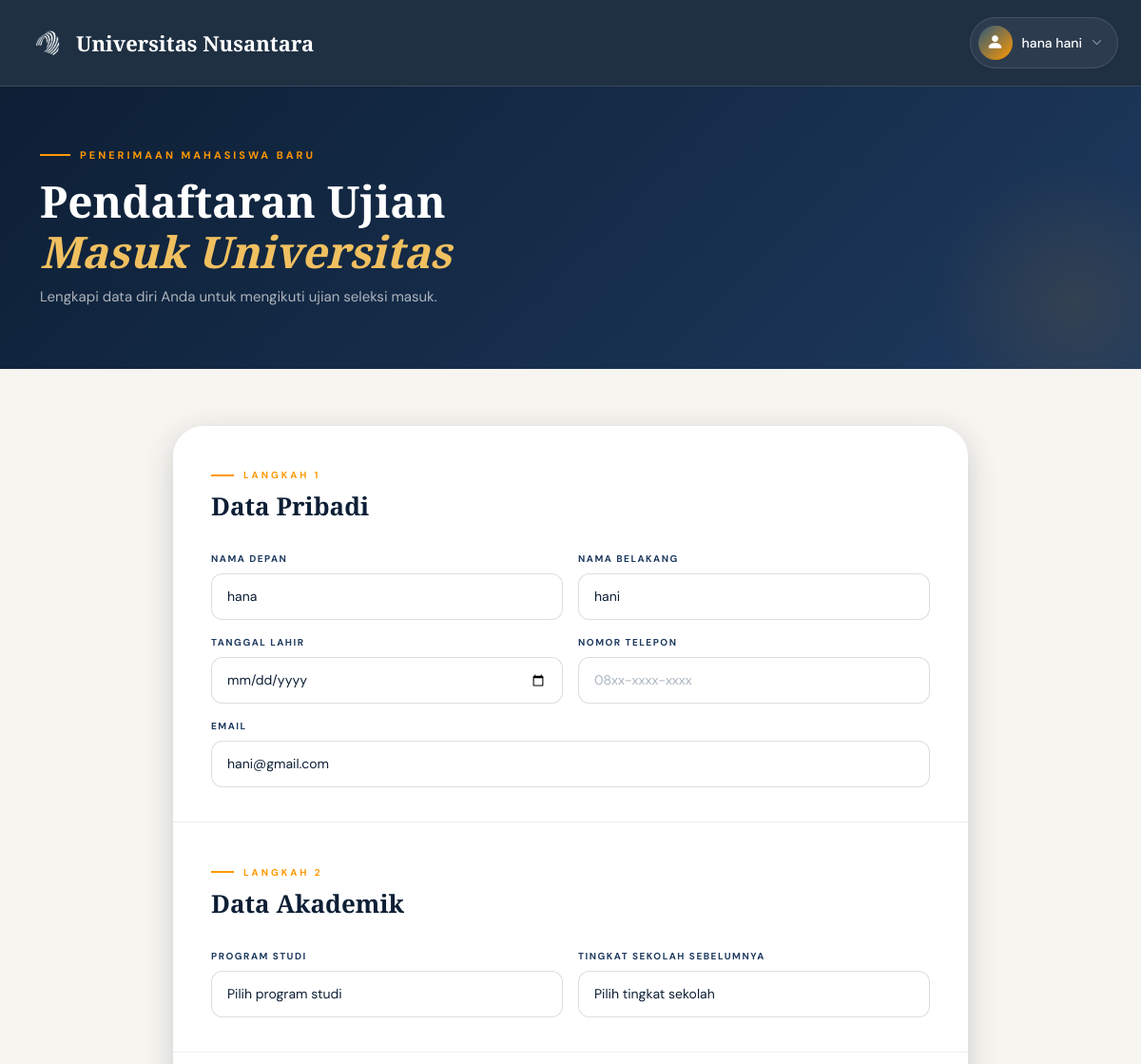
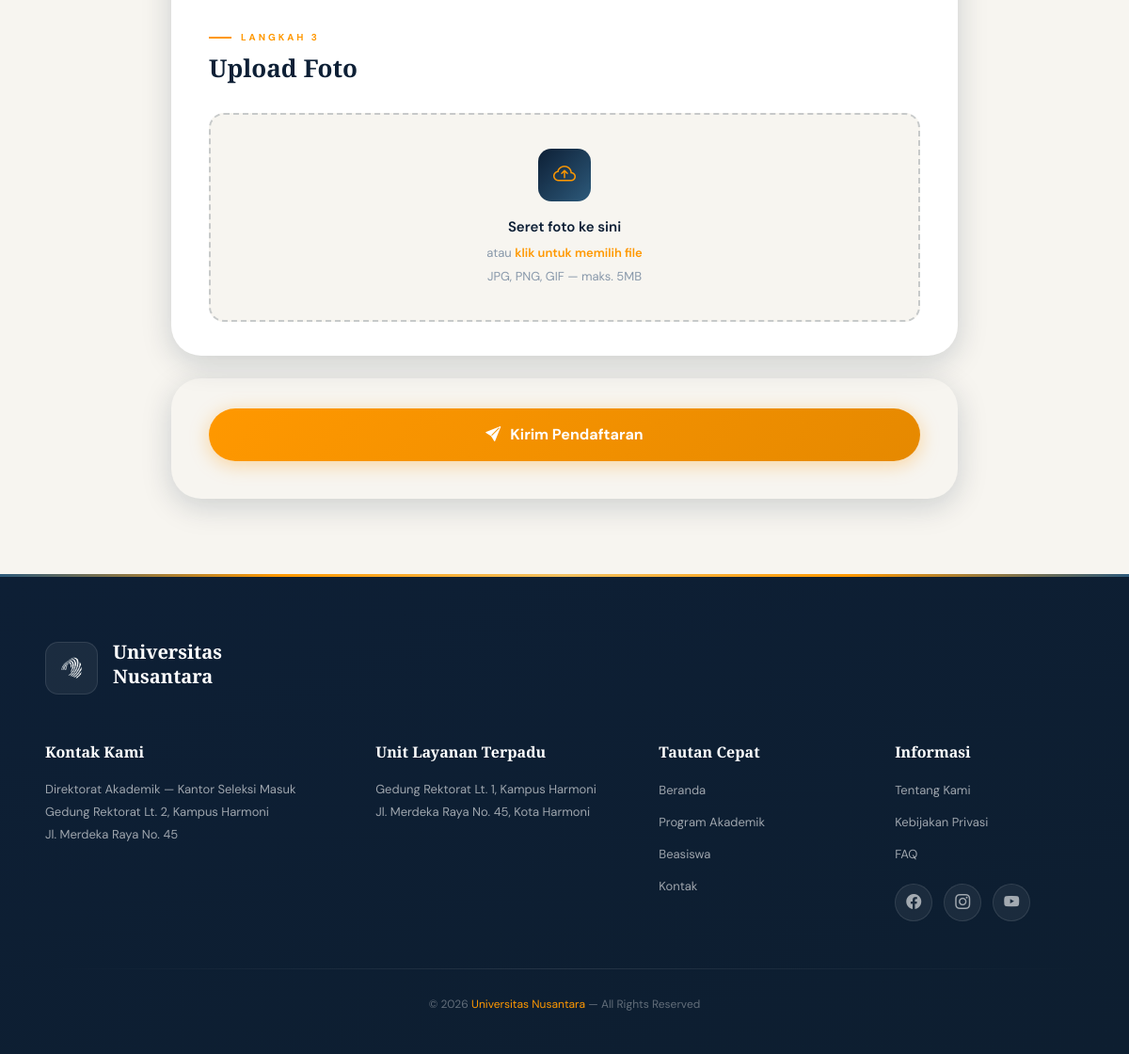
Screenshot of /pendaftaran.php (signed in) with the database file from the repository (2 pictures, top to bottom).
### tables this page shows
CREATE TABLE `users` (
  `id` int(11) NOT NULL,
  `first_name` varchar(100) NOT NULL,
  `last_name` varchar(100) NOT NULL,
  `email` varchar(150) NOT NULL,
  `password` varchar(255) NOT NULL,
  `photo` varchar(255) DEFAULT NULL,
  `about` longtext DEFAULT NULL,
  `created_at` timestamp NOT NULL DEFAULT current_timestamp()
);

### pendaftaran.php (the view, shortened to what this page needs)
<?php
include "koneksi.php";
$is_logged_in = isset($_SESSION['user_id']) || isset($_SESSION['student_id']);
$user_id = $_SESSION['user_id'] ?? null;
$student_id = $_SESSION['student_id'] ?? null;
$can_register = true;
$user_data = ['first_name' => '', 'last_name' => '', 'email' => '', 'photo' => ''];
if ($is_logged_in && $user_id) {
    $query = "SELECT first_name, last_name, email, photo FROM users WHERE id = ?";
    $stmt = mysqli_prepare($koneksi, $query);
    mysqli_stmt_bind_param($stmt, "i", $user_id);
    mysqli_stmt_execute($stmt);
    $result = mysqli_stmt_get_result($stmt);
    if ($row = mysqli_fetch_assoc($result)) { $user_data = $row; }
}
$has_session = $is_logged_in;
if ($has_session) {
    if ($user_id) {
        $user_name = trim($user_data['first_name'] . ' ' . $user_data['last_name']);
        $user = ['photo' => $user_data['photo'], 'email' => $user_data['email']];
    } else if ($student_id) {
        $query = "SELECT first_name, last_name, email, photo FROM pendaftaran WHERE id = ?";
        $stmt = mysqli_prepare($koneksi, $query);
        mysqli_stmt_bind_param($stmt, "i", $student_id);
        mysqli_stmt_execute($stmt);
        $result = mysqli_stmt_get_result($stmt);
        if ($row = mysqli_fetch_assoc($result)) {
            $user_name = trim($row['first_name'] . ' ' . $row['last_name']);
            $user = ['photo' => $row['photo'], 'email' => $row['email']];
        } else {
            $user_name = 'User';
            $user = ['photo' => '', 'email' => ''];
        }
        mysqli_stmt_close($stmt);
    }
} else {
    $user_name = '';
    $user = ['photo' => '', 'email' => ''];
}
?>
<!DOCTYPE html>
<html lang="id">
<head>
  <link href="https://cdn.jsdelivr.net/npm/bootstrap@5.3.2/dist/css/bootstrap.min.css" rel="stylesheet">
  <link href="https://cdn.jsdelivr.net/npm/bootstrap-icons@1.11.1/font/bootstrap-icons.css" rel="stylesheet">
</head>
<body>
<nav class="navbar navbar-expand-lg" id="mainNav">
  <div class="container-fluid px-4">
    <a class="navbar-brand" href="index.php">
      <img src="LOGORBG.png" alt="Logo" class="navbar-logo">
      <span>Universitas Nusantara</span>
    </a>
    <div class="collapse navbar-collapse" id="navbarNav">
      <div class="ms-auto d-flex align-items-center gap-3">
        <?php if ($has_session): ?>
          <div class="profile-dropdown">
            <button class="profile-btn" onclick="toggleDropdown()">
              <?php if (!empty($user['photo'])): ?>
                <img src="uploads/foto/<?php echo htmlspecialchars($user['photo']); ?>" alt="Profile" class="profile-avatar">
              <?php else: ?>
                <span class="profile-icon-circle"><i class="bi bi-person-fill"></i></span>
              <?php endif; ?>
              <span><?php echo htmlspecialchars($user_name); ?></span>
              <i class="bi bi-chevron-down" style="font-size:11px; opacity:0.7;"></i>
            </button>
          </div>
        <?php else: ?>
          <a href="index.php" class="nav-btn nav-btn-back"><i class="bi bi-arrow-left"></i> Kembali ke Beranda</a>
        <?php endif; ?>
      </div>
    </div>
  </div>
</nav>
<section class="page-hero">
  <div class="container">
    <div class="page-hero-eyebrow">Penerimaan Mahasiswa Baru</div>
    <h1>Pendaftaran Ujian<br><em style="color:var(--gold); font-style:italic;">Masuk Universitas</em></h1>
    <p>Lengkapi data diri Anda untuk mengikuti ujian seleksi masuk.</p>
  </div>
</section>
<main class="main-content">
  <div class="container" style="max-width:860px;">
    <form id="registrationForm" method="POST" enctype="multipart/form-data"
      <?php echo (!$can_register) ? 'style="display:none;"' : ''; ?>>
      <div class="form-card mb-4">
        <div class="card-section">
          <div class="section-eyebrow">Langkah 1</div>
          <div class="section-title">Data Pribadi</div>
          <div class="row g-3">
            <div class="col-md-6">
              <label class="field-label">Nama Depan</label>
              <input type="text" class="form-control" name="first_name" placeholder="Nama depan Anda"
                value="<?php echo htmlspecialchars($user_data['first_name']); ?>" required>
            </div>
            <div class="col-md-6">
              <label class="field-label">Nama Belakang</label>
              <input type="text" class="form-control" name="last_name" placeholder="Nama belakang Anda"
                value="<?php echo htmlspecialchars($user_data['last_name']); ?>" required>
            </div>
            <div class="col-md-6">
              <label class="field-label">Tanggal Lahir</label>
              <input type="date" class="form-control" name="date_of_birth" required>
            </div>
            <div class="col-md-6">
              <label class="field-label">Nomor Telepon</label>
              <input type="tel" class="form-control" name="phone" placeholder="08xx-xxxx-xxxx" required>
            </div>
            <div class="col-12">
              <label class="field-label">Email</label>
              <input type="email" class="form-control" name="email" placeholder="email@contoh.com"
                value="<?php echo htmlspecialchars($user_data['email']); ?>" required>
            </div>
          </div>
        </div>
        <div class="card-section">
          <div class="section-eyebrow">Langkah 2</div>
          <div class="section-title">Data Akademik</div>
          <div class="row g-3">
            <div class="col-md-6">
              <label class="field-label">Program Studi</label>
              <select class="form-select" name="jurusan" required>
                <option value="">Pilih program studi</option>
              </select>
            </div>
            <div class="col-md-6">
              <label class="field-label">Tingkat Sekolah Sebelumnya</label>
              <select class="form-select" name="school_level" required>
                <option value="">Pilih tingkat sekolah</option>
              </select>
            </div>
          </div>
        </div>
        <div class="card-section">
          <div class="section-eyebrow">Langkah 3</div>
          <div class="section-title">Upload Foto</div>
          <div class="upload-area" id="uploadArea">
            <div class="upload-icon"><i class="bi bi-cloud-arrow-up"></i></div>
            <div class="upload-title">Seret foto ke sini</div>
            <div class="upload-sub">atau <span>klik untuk memilih file</span></div>
            <div class="upload-sub" style="margin-top:6px;">JPG, PNG, GIF — maks. 5MB</div>
          </div>
        </div>
      </div>
      <div class="submit-section">
        <button type="submit" class="btn-submit" name="submit">
          <i class="bi bi-send-fill"></i> Kirim Pendaftaran
        </button>
      </div>
    </form>
  </div>
</main>
<footer>
  <div class="container-fluid px-5">
    <div class="footer-logo-section">
      <div class="footer-logo"><img src="LOGORBG.png" alt="Logo"></div>
      <div class="footer-brand"><h3>Universitas<br>Nusantara</h3></div>
    </div>
    <div class="footer-content">
      <div class="footer-section">
        <h5>Kontak Kami</h5>
        <p>Direktorat Akademik — Kantor Seleksi Masuk<br>Gedung Rektorat Lt. 2, Kampus Harmoni<br>Jl. Merdeka Raya No. 45</p>
      </div>
      <div class="footer-section">
        <h5>Unit Layanan Terpadu</h5>
        <p>Gedung Rektorat Lt. 1, Kampus Harmoni<br>Jl. Merdeka Raya No. 45, Kota Harmoni</p>
      </div>
      <div class="footer-section">
        <h5>Tautan Cepat</h5>
        <ul class="footer-links">
          <li><a href="index.php">Beranda</a></li>
          <li><a href="#">Program Akademik</a></li>
          <li><a href="#">Beasiswa</a></li>
          <li><a href="#">Kontak</a></li>
        </ul>
      </div>
      <div class="footer-section">
        <h5>Informasi</h5>
        <ul class="footer-links">
          <li><a href="#">Tentang Kami</a></li>
          <li><a href="#">Kebijakan Privasi</a></li>
          <li><a href="#">FAQ</a></li>
        </ul>
        <div class="footer-social">
          <a href="#"><i class="bi bi-facebook"></i></a>
          <a href="#"><i class="bi bi-instagram"></i></a>
          <a href="#"><i class="bi bi-youtube"></i></a>
        </div>
      </div>
    </div>
    <div class="footer-divider"></div>
    <div class="footer-bottom"><p>&copy; 2026 <span>Universitas Nusantara</span> — All Rights Reserved</p></div>
  </div>
</footer>
</body>
</html>

### rows the page displays
users: user_name "hana hani", first_name "hana", last_name "hani", email "hani@gmail.com"
